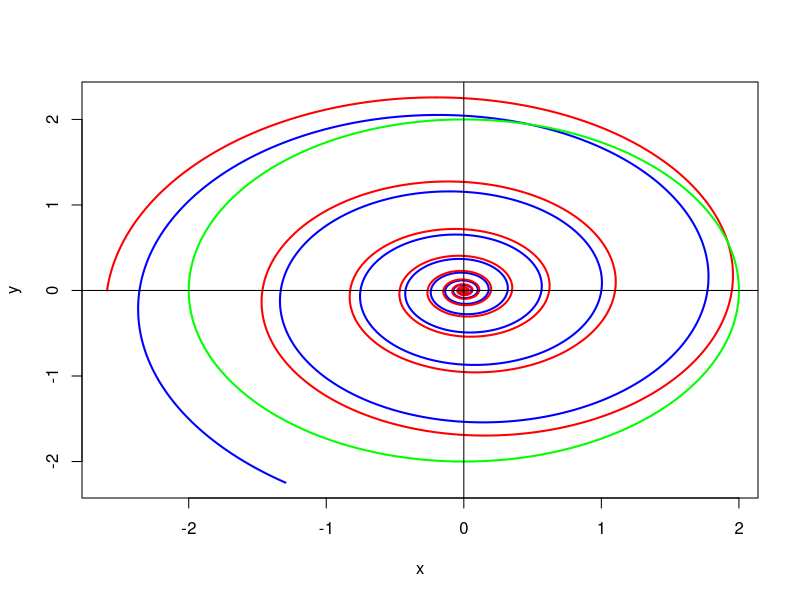

Write the R code that produced this figure.
## ---- chunk 1
rm(list=ls())
library(plotrix)
n <- seq(-100,10,0.01)
r.1 <- 1.1
r.2 <- r.1
theta <- pi/3
f.x <- function (r,n,theta) {
  r^n * cos(n*theta)
} 
f.y <- function (r,n,theta) {
  r^n * sin(n*theta)
} 
x.1 <- f.x(r.1,n,theta)
y.1 <- f.y(r.1,n,theta)
x.2 <- f.x(r.2,n,theta)
y.2 <- f.y(r.2,n,theta)
x.3 <- f.x(1,n,theta)
y.3 <- f.y(1,n,theta)
phi <- pi/3
r.m <- matrix(c(cos(phi), -sin(phi),
                   sin(phi), cos(phi)), 
                 nrow=2, byrow=TRUE)
xy.m <- matrix(c(x.2,y.2),
       ncol=2, byrow=FALSE)

xy2.m <- xy.m %*% r.m
x.2 <- xy2.m[,1] 
y.2 <- xy2.m[,2] 
par(mfrow=c(1,1))
mx.x <- max(x.1,x.2)
mn.x <- min(x.1,x.2)
mx.y <- max(y.1,y.2)
mn.y <- min(y.1,y.2)
plot(c(mn.x,mx.x),c(mn.y,mx.y),col="white", xlab="x", ylab="y")
#draw.circle(0,0,2,col="yellow")
lines(x.1,y.1,col="blue",lwd="2")
lines(x.2,y.2,col="red",lwd="2")
lines(2*x.3,2*y.3,col="green",lwd=2)
abline(v=0)
abline(h=0)

